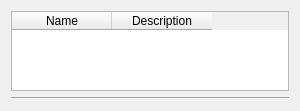
<?xml version="1.0" encoding="UTF-8"?>
<ui version="4.0">
 <class>sambaUserWorkstations</class>
 <widget class="QWidget" name="sambaUserWorkstations">
  <property name="geometry">
   <rect>
    <x>0</x>
    <y>0</y>
    <width>300</width>
    <height>111</height>
   </rect>
  </property>
  <property name="windowTitle">
   <string>Samba user workstations</string>
  </property>
  <property name="dialogName" stdset="0">
   <string>sambaUserWorkstations</string>
  </property>
  <layout class="QVBoxLayout" name="horizontalLayout_3">
   <item>
    <widget class="QTableWidget" name="sambaUserWotkstationsEdit">
     <column>
      <property name="text">
       <string comment="uid">Name</string>
      </property>
     </column>
     <column>
      <property name="text">
       <string comment="description">Description</string>
      </property>
     </column>
    </widget>
   </item>
   <item>
    <widget class="Line" name="line">
     <property name="orientation">
      <enum>Qt::Horizontal</enum>
     </property>
    </widget>
   </item>
   <item>
    <spacer name="verticalSpacer">
     <property name="orientation">
      <enum>Qt::Vertical</enum>
     </property>
     <property name="sizeHint" stdset="0">
      <size>
       <width>20</width>
       <height>10</height>
      </size>
     </property>
    </spacer>
   </item>
  </layout>
 </widget>
 <resources/>
 <connections>
  <connection>
   <sender>sambaUserWotkstationsEdit</sender>
   <signal>itemChanged(QTableWidgetItem*)</signal>
   <receiver>sambaUserWorkstations</receiver>
   <slot>property_sambaUserWorkstations()</slot>
   <hints>
    <hint type="sourcelabel">
     <x>157</x>
     <y>66</y>
    </hint>
    <hint type="destinationlabel">
     <x>157</x>
     <y>62</y>
    </hint>
   </hints>
  </connection>
 </connections>
 <slots>
  <slot>property_sambaUserWorkstations()</slot>
 </slots>
</ui>
